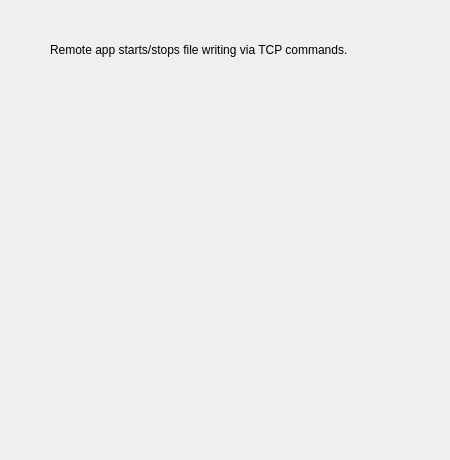
<?xml version="1.0" encoding="UTF-8"?>
<ui version="4.0">
 <class>TrigTCPPanel</class>
 <widget class="QWidget" name="TrigTCPPanel">
  <property name="geometry">
   <rect>
    <x>0</x>
    <y>0</y>
    <width>450</width>
    <height>460</height>
   </rect>
  </property>
  <property name="windowTitle">
   <string>Form</string>
  </property>
  <widget class="QLabel" name="label">
   <property name="geometry">
    <rect>
     <x>50</x>
     <y>40</y>
     <width>371</width>
     <height>20</height>
    </rect>
   </property>
   <property name="text">
    <string>Remote app starts/stops file writing via TCP commands.</string>
   </property>
  </widget>
 </widget>
 <resources/>
 <connections/>
</ui>
